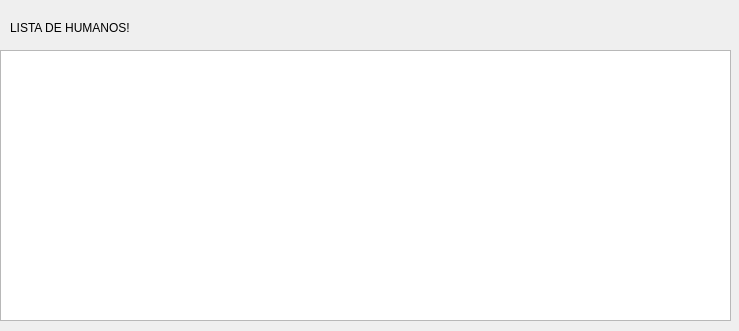
<?xml version="1.0" encoding="UTF-8"?>
<ui version="4.0">
 <class>displayHumanos</class>
 <widget class="QDialog" name="displayHumanos">
  <property name="geometry">
   <rect>
    <x>0</x>
    <y>0</y>
    <width>739</width>
    <height>331</height>
   </rect>
  </property>
  <property name="windowTitle">
   <string>Dialog</string>
  </property>
  <widget class="QTextBrowser" name="textBrowser">
   <property name="geometry">
    <rect>
     <x>0</x>
     <y>50</y>
     <width>731</width>
     <height>271</height>
    </rect>
   </property>
  </widget>
  <widget class="QLabel" name="label">
   <property name="geometry">
    <rect>
     <x>10</x>
     <y>20</y>
     <width>151</width>
     <height>16</height>
    </rect>
   </property>
   <property name="text">
    <string>LISTA DE HUMANOS!</string>
   </property>
  </widget>
 </widget>
 <resources/>
 <connections/>
</ui>
